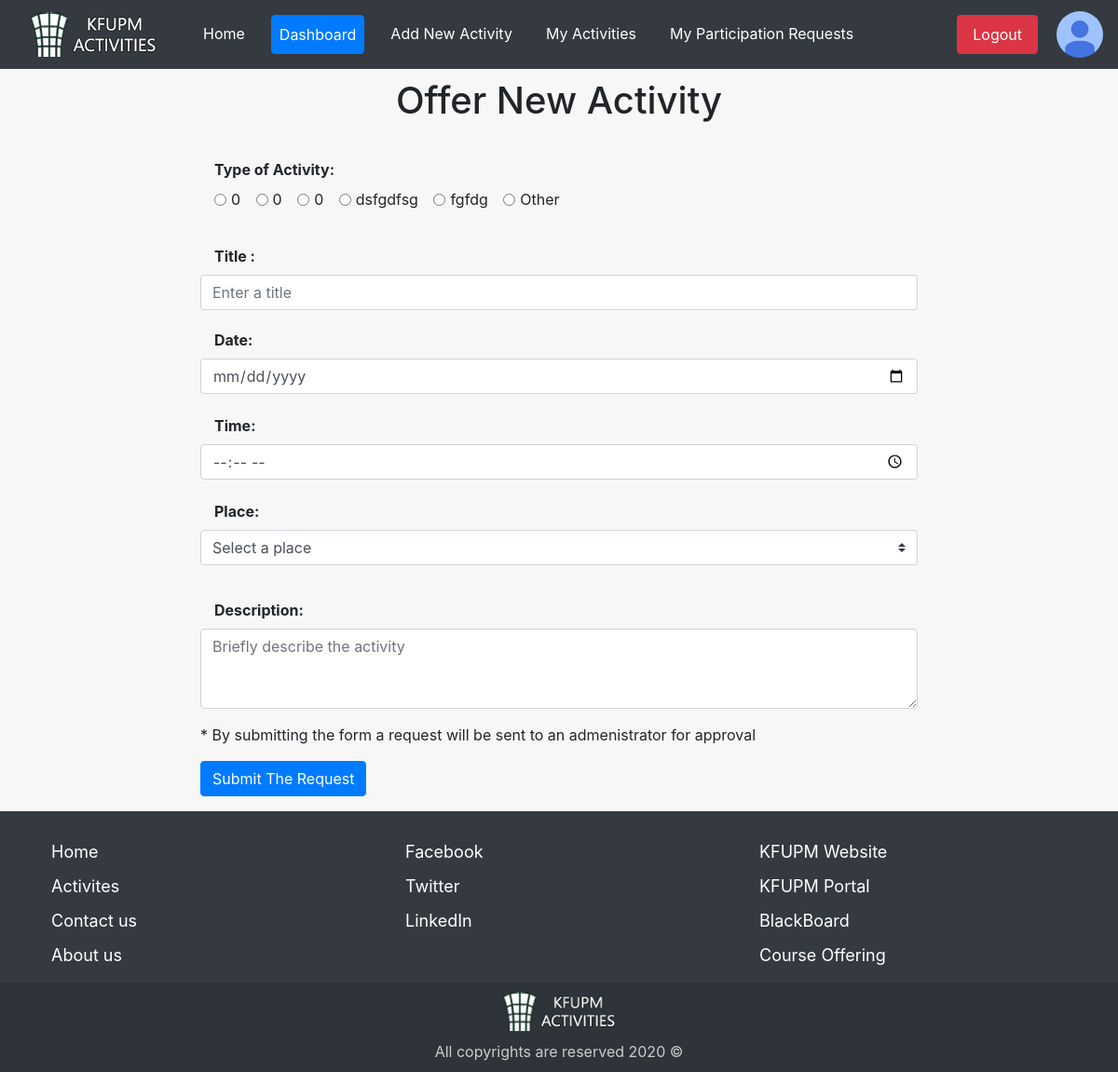
/user/offerNewActivity.php (signed in), run on the app's committed database.
### tables this page shows
CREATE TABLE `activity_types` (
  `id` int(11) NOT NULL,
  `name` varchar(150) NOT NULL
);

### user/offerNewActivity.php (the view, shortened to what this page needs)
<?php
include_once "../page/user_header.php";
include_once "../config.php";
?>
<div id="offerActivityContainer" class="col-sm-8">
	<h1 style="text-align: center; padding: 10px">Offer New Activity</h1>
	<form method="post" action="<?php $_PHP_SELF ?>">
		<div class="form-group">
			<label class="control-label"><strong>Type of Activity:</strong></label>
			<div class="col-sm-10">
				<?php
				$sql_types = "SELECT * FROM activity_types";
                $query_types = mysqli_query($connect, $sql_types);
                if($query_types){
                    while($row = mysqli_fetch_array($query_types)){
                ?>
				<div class="form-check form-check-inline">
					<input class="form-check-input" type="radio" name="activityType" id="inlineRadio1" value="<?php echo $row['id'];?>">
					<label class="form-check-label" for="inlineRadio1"><?php echo $row['name'];?></label>
				</div>
				<?php
                    }
                }
                ?>
				<div class="form-check form-check-inline">
					<input class="form-check-input" type="radio" name="activityType" id="inlineRadio2" value="2">
					<label class="form-check-label" for="inlineRadio2" name="activityType">Other</label>
				</div>
			</div>
		</div>
		<div class="form-group">
			<label class="control-label"><strong>Title :</strong></label>
			<input type="text" class="form-control" id="name" placeholder="Enter a title" name="title">
		</div>
		<div class="form-group">
			<label class="control-label" for="date"><strong>Date:</strong></label>
			<input type="date" class="form-control" id="name" name="date">
		</div>
		<br>
		<div class="form-group">
			<label class="control-label" for="time"><strong>Time:</strong></label>
			<input type="time" class="form-control" id="time" name="time">
		</div>
		<br>
		<div class="form-group">
			<label class="control-label" for="time"><strong>Place:</strong></label>
			<select class="custom-select" name="place">
				<option value="" selected style="display:none">Select a place</option>
			</select>
		</div>
		<div class="form-group">
			<label class="control-label"><strong>Description:</strong></label>
			<div class="md-form">
				<textarea id="form7" class="md-textarea form-control" name="desc" rows="3" placeholder="Briefly describe the activity"></textarea>
			</div>
		</div>
		<p>
			* By submitting the form a request will be sent to an admenistrator for approval
		</p>
		<div class="form-group">
			<button type="submit" name="submit" class="btn btn-primary">Submit The Request</button>
		</div>
	</form>
</div>
</div>
</body>
</html>

### css/style.css (style rules this page uses)
body { background: #F7F7F7; }
footer { bottom: 0; min-height: 150px; width: 100%; padding-top: 20px; text-align: center; }
footer a { text-decoration: none; color: white; }
footer ul { text-align: left; }
footer ul li { font-size: 18px; margin: 10px; }
footer #logo { width: 150px; margin: auto; display: block; vertical-align: top; margin-bottom: 10px; }
#offerActivityContainer label.control-label { margin-left: 15px; margin-top: 20px; }
#offerActivityContainer { margin: auto !important; }
#offerActivityContainer input { float: left; text-align: left; }
input[type='date'],input[type='time'] { text-align: left; }
.footer-bar { background-color: #2e343a; padding: 10px; }

### data on the page
activity_types: name "0"
activity_types: name "0"
activity_types: name "0"
activity_types: name "dsfgdfsg"
activity_types: name "fgfdg"
